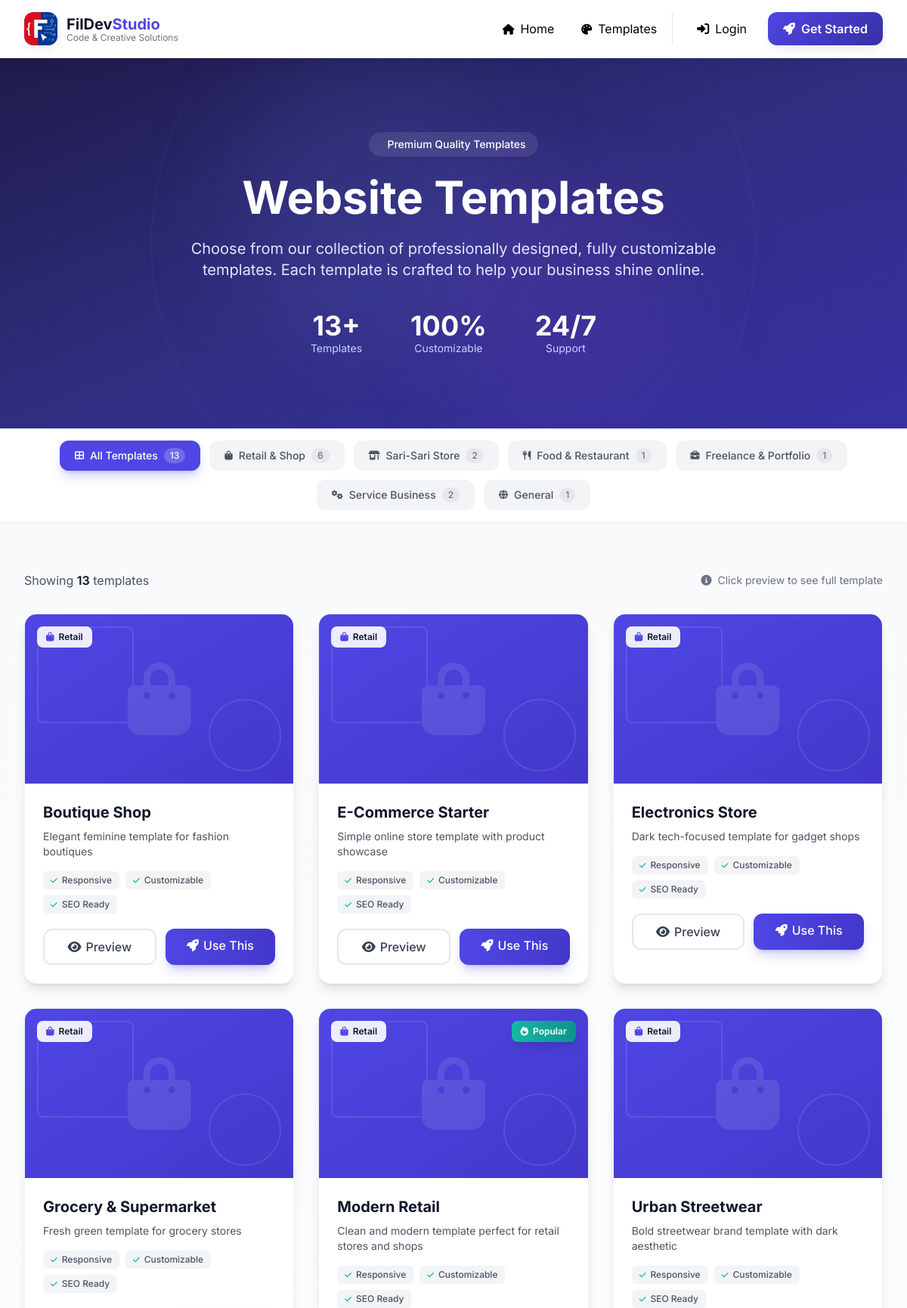
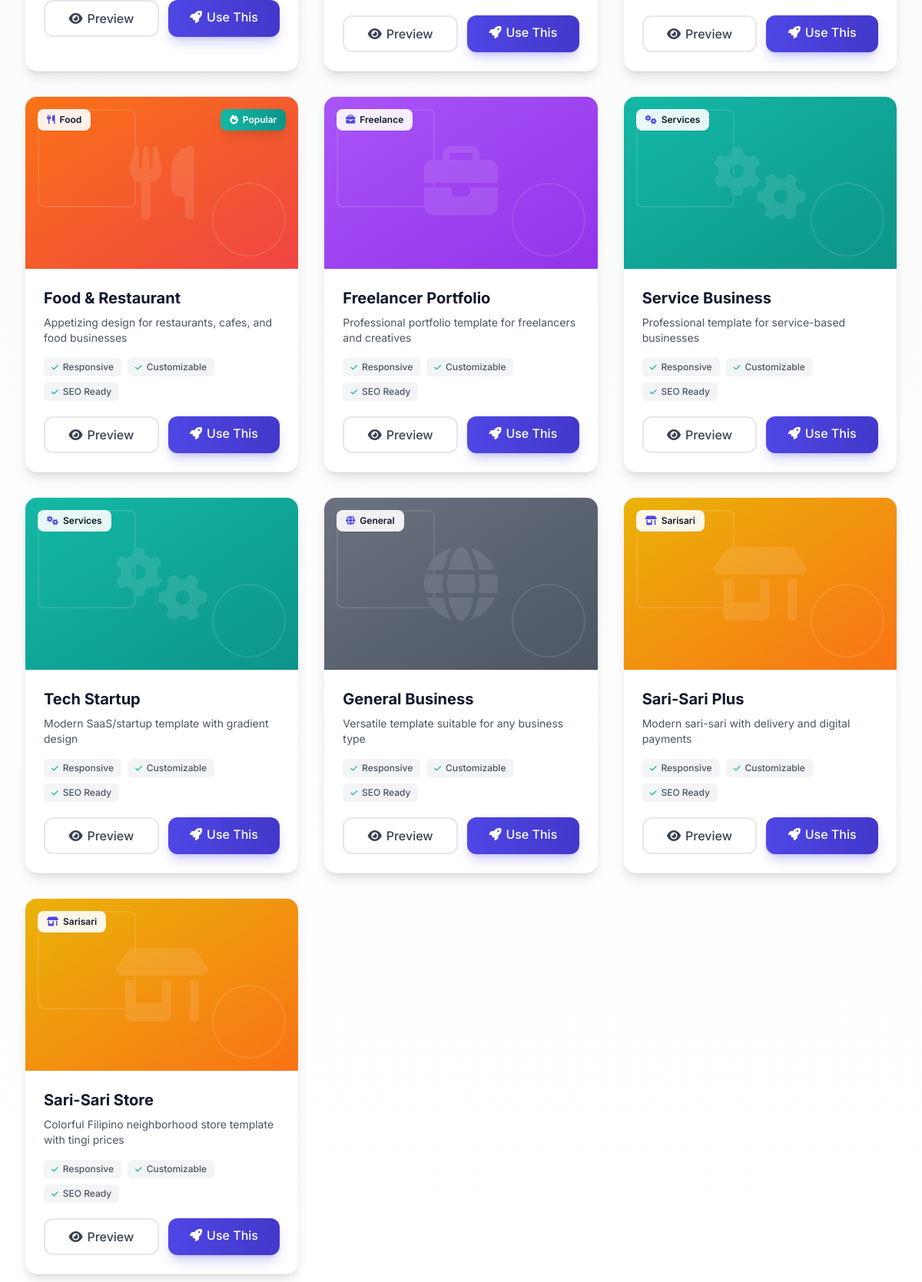
The app's page /templates.php (upper part) with its own data (2 pictures, top to bottom).
### tables this page shows
CREATE TABLE IF NOT EXISTS templates (
    id INT AUTO_INCREMENT PRIMARY KEY,
    name VARCHAR(100) NOT NULL,
    category ENUM('retail', 'food', 'freelance', 'services', 'general', 'sarisari') NOT NULL,
    description TEXT,
    preview_image VARCHAR(255) NOT NULL,
    folder_path VARCHAR(255) NOT NULL,
    is_active BOOLEAN DEFAULT TRUE,
    created_at TIMESTAMP DEFAULT CURRENT_TIMESTAMP,
    updated_at TIMESTAMP DEFAULT CURRENT_TIMESTAMP ON UPDATE CURRENT_TIMESTAMP
);

### includes/functions.php (called while the page is built, shortened)
<?php
function isLoggedIn() {
    return isset($_SESSION['user_id']);
}
?>

### templates.php (the view, shortened to what this page needs)
<?php
require_once 'includes/header.php';
require_once 'includes/functions.php';
try {
    $pdo = getConnection();
    $stmt = $pdo->query("SELECT * FROM templates WHERE is_active = 1 ORDER BY category, name");
    $templates = $stmt->fetchAll();
} catch (Exception $e) {
    $templates = [];
}
$categories = [
    'all' => ['label' => 'All Templates', 'icon' => 'fas fa-th-large', 'count' => count($templates)],
    'retail' => ['label' => 'Retail & Shop', 'icon' => 'fas fa-shopping-bag', 'count' => 0],
    'sarisari' => ['label' => 'Sari-Sari Store', 'icon' => 'fas fa-store-alt', 'count' => 0],
    'food' => ['label' => 'Food & Restaurant', 'icon' => 'fas fa-utensils', 'count' => 0],
    'freelance' => ['label' => 'Freelance & Portfolio', 'icon' => 'fas fa-briefcase', 'count' => 0],
    'services' => ['label' => 'Service Business', 'icon' => 'fas fa-cogs', 'count' => 0],
    'general' => ['label' => 'General', 'icon' => 'fas fa-globe', 'count' => 0]
];
foreach ($templates as $t) {
    if (isset($categories[$t['category']])) {
        $categories[$t['category']]['count']++;
    }
}
$categoryIcons = [
    'retail' => 'fas fa-shopping-bag',
    'sarisari' => 'fas fa-store-alt',
    'food' => 'fas fa-utensils',
    'freelance' => 'fas fa-briefcase',
    'services' => 'fas fa-cogs',
    'general' => 'fas fa-globe'
];
$categoryColors = [
    'retail' => 'from-primary-500 to-primary-600',
    'sarisari' => 'from-yellow-500 to-orange-500',
    'food' => 'from-orange-500 to-red-500',
    'freelance' => 'from-accent-500 to-purple-600',
    'services' => 'from-secondary-500 to-teal-600',
    'general' => 'from-gray-500 to-gray-600'
];
?>
<section class="relative overflow-hidden bg-gradient-to-br from-primary-900 via-primary-800 to-primary-700 py-16 lg:py-24">
    <div class="absolute inset-0 overflow-hidden">
        <div class="absolute top-0 left-1/4 w-96 h-96 bg-primary-400/10 rounded-full blur-3xl"></div>
        <div class="absolute bottom-0 right-1/4 w-80 h-80 bg-accent-500/10 rounded-full blur-3xl"></div>
        <div class="absolute top-1/2 left-1/2 transform -translate-x-1/2 -translate-y-1/2 w-[800px] h-[800px] border border-primary-400/10 rounded-full"></div>
    </div>
    <div class="relative max-w-7xl mx-auto px-4 sm:px-6 lg:px-8">
        <div class="text-center">
            <div class="inline-flex items-center px-4 py-1.5 bg-white/10 backdrop-blur-sm rounded-full mb-6">
                <span class="text-white text-sm font-medium">Premium Quality Templates</span>
            </div>
            <h1 class="text-4xl md:text-5xl lg:text-6xl font-bold text-white mb-6">
                Website Templates
            </h1>
            <p class="text-xl text-primary-100 max-w-3xl mx-auto mb-10">
                Choose from our collection of professionally designed, fully customizable templates.
                Each template is crafted to help your business shine online.
            </p>
            <div class="flex flex-wrap justify-center gap-8 md:gap-16">
                <div class="text-center">
                    <p class="text-4xl font-bold text-white"><?php echo count($templates); ?>+</p>
                    <p class="text-primary-200 text-sm">Templates</p>
                </div>
                <div class="text-center">
                    <p class="text-4xl font-bold text-white">100%</p>
                    <p class="text-primary-200 text-sm">Customizable</p>
                </div>
                <div class="text-center">
                    <p class="text-4xl font-bold text-white">24/7</p>
                    <p class="text-primary-200 text-sm">Support</p>
                </div>
            </div>
        </div>
    </div>
</section>
<section class="sticky top-16 z-40 bg-white/95 backdrop-blur-lg border-b border-gray-100 shadow-sm">
    <div class="max-w-7xl mx-auto px-4 sm:px-6 lg:px-8">
        <div class="py-4">
            <div class="hidden md:flex flex-wrap justify-center gap-3">
                <?php foreach ($categories as $key => $cat): ?>
                    <button class="category-filter group inline-flex items-center px-5 py-2.5 rounded-xl text-sm font-medium transition-all duration-200
                        <?php echo $key === 'all' ? 'bg-primary-500 text-white shadow-lg shadow-primary-500/25' : 'bg-gray-100 text-gray-600 hover:bg-gray-200'; ?>"
                        data-category="<?php echo $key; ?>">
                        <i class="<?php echo $cat['icon']; ?> mr-2 text-xs"></i>
                        <?php echo $cat['label']; ?>
                        <span class="ml-2 px-2 py-0.5 text-xs rounded-full
                            <?php echo $key === 'all' ? 'bg-white/20 text-white' : 'bg-gray-200 text-gray-500 group-hover:bg-gray-300'; ?>">
                            <?php echo $cat['count']; ?>
                        </span>
                    </button>
                <?php endforeach; ?>
            </div>
        </div>
    </div>
</section>
<section class="py-12 lg:py-16 bg-gradient-to-b from-gray-50 to-white">
    <div class="max-w-7xl mx-auto px-4 sm:px-6 lg:px-8">
        <div class="flex items-center justify-between mb-8">
            <p class="text-gray-600">
                Showing <span id="results-count" class="font-semibold text-dark"><?php echo count($templates); ?></span> templates
            </p>
            <div class="flex items-center gap-2 text-sm text-gray-500">
                <i class="fas fa-info-circle"></i>
                <span>Click preview to see full template</span>
            </div>
        </div>
        <div class="grid md:grid-cols-2 lg:grid-cols-3 gap-8" id="templates-grid">
            <?php foreach ($templates as $template):
                $catColor = $categoryColors[$template['category']] ?? 'from-gray-500 to-gray-600';
                $catIcon = $categoryIcons[$template['category']] ?? 'fas fa-globe';
                $features = $template['features'] ?? ['Responsive', 'Customizable', 'SEO Ready'];
            ?>
                <div class="template-card group bg-white rounded-2xl shadow-lg overflow-hidden border border-gray-100 hover:shadow-2xl hover:border-primary-100 transition-all duration-300 hover:-translate-y-1" data-category="<?php echo $template['category']; ?>">
                    <div class="relative h-56 bg-gradient-to-br <?php echo $catColor; ?> overflow-hidden">
                        <div class="absolute inset-0 opacity-10">
                            <div class="absolute top-4 left-4 w-32 h-32 border-2 border-white rounded-lg"></div>
                            <div class="absolute bottom-4 right-4 w-24 h-24 border-2 border-white rounded-full"></div>
                            <div class="absolute top-1/2 left-1/2 transform -translate-x-1/2 -translate-y-1/2">
                            </div>
                        </div>
                        <div class="absolute top-4 left-4 z-10">
                            <span class="inline-flex items-center px-3 py-1.5 bg-white/90 backdrop-blur-sm text-dark text-xs font-semibold rounded-lg shadow-sm capitalize">
                                <i class="<?php echo $catIcon; ?> mr-1.5 text-primary-500"></i>
                                <?php echo $template['category']; ?>
                            </span>
                        </div>
                        <?php if ($template['id'] <= 2): ?>
                        <div class="absolute top-4 right-4 z-10">
                            <span class="inline-flex items-center px-3 py-1.5 bg-gradient-to-r from-secondary-500 to-secondary-600 text-white text-xs font-semibold rounded-lg shadow-lg">
                                <i class="fas fa-fire mr-1.5"></i>Popular
                            </span>
                        </div>
                        <?php endif; ?>
                    </div>
                    <div class="p-6">
                        <h3 class="text-xl font-bold text-dark mb-2 group-hover:text-primary-600 transition-colors">
                            <?php echo htmlspecialchars($template['name']); ?>
                        </h3>
                        <p class="text-gray-600 text-sm mb-4 line-clamp-2">
                            <?php echo htmlspecialchars($template['description']); ?>
                        </p>
                        <div class="flex flex-wrap gap-2 mb-5">
                            <?php foreach ($features as $feature): ?>
                                <span class="inline-flex items-center px-2.5 py-1 bg-gray-100 text-gray-600 text-xs font-medium rounded-md">
                                    <i class="fas fa-check text-secondary-500 mr-1.5 text-[10px]"></i>
                                    <?php echo $feature; ?>
                                </span>
                            <?php endforeach; ?>
                        </div>
                        <div class="flex gap-3">
                            <a href="template-preview.php?id=<?php echo $template['id']; ?>"
                               class="flex-1 text-center border-2 border-gray-200 text-gray-700 px-4 py-2.5 rounded-xl font-medium hover:border-primary-500 hover:text-primary-600 hover:bg-primary-50 transition-all duration-200">
                                <i class="fas fa-eye mr-1.5"></i>Preview
                            </a>
                            <?php if (isLoggedIn()): ?>
                                <a href="client/select-template.php?id=<?php echo $template['id']; ?>"
                                   class="flex-1 text-center bg-gradient-to-r from-primary-500 to-primary-600 text-white px-4 py-2.5 rounded-xl font-medium hover:from-primary-600 hover:to-primary-700 shadow-lg shadow-primary-500/25 transition-all duration-200">
                                    <i class="fas fa-rocket mr-1.5"></i>Use This
                                </a>
                            <?php else: ?>
                                <a href="auth/register.php?template=<?php echo $template['id']; ?>"
                                   class="flex-1 text-center bg-gradient-to-r from-primary-500 to-primary-600 text-white px-4 py-2.5 rounded-xl font-medium hover:from-primary-600 hover:to-primary-700 shadow-lg shadow-primary-500/25 transition-all duration-200">
                                    <i class="fas fa-rocket mr-1.5"></i>Use This
                                </a>
                            <?php endif; ?>
                        </div>
                    </div>
                </div>
            <?php endforeach; ?>
        </div>
    </div>
</section>
<?php require_once 'includes/footer.php'; ?>

### records on screen
templates: name "Food & Restaurant", is_active "1", category "Food", shows "Popular", description "Appetizing design for restaurants, cafes, and food businesses", feature "Responsive", feature "Customizable", feature "SEO Ready"
templates: category "Retail", name "Boutique Shop", description "Elegant feminine template for fashion boutiques", feature "Responsive", feature "Customizable", feature "SEO Ready"
templates: category "Retail", name "E-Commerce Starter", description "Simple online store template with product showcase", feature "Responsive", feature "Customizable", feature "SEO Ready"
templates: category "Retail", name "Electronics Store", description "Dark tech-focused template for gadget shops", feature "Responsive", feature "Customizable", feature "SEO Ready"
templates: category "Retail", name "Grocery & Supermarket", description "Fresh green template for grocery stores", feature "Responsive", feature "Customizable", feature "SEO Ready"
templates: category "Retail", shows "Popular", name "Modern Retail", description "Clean and modern template perfect for retail stores and shops", feature "Responsive", feature "Customizable", feature "SEO Ready"
templates: category "Retail", name "Urban Streetwear", description "Bold streetwear brand template with dark aesthetic", feature "Responsive", feature "Customizable", feature "SEO Ready"
templates: category "Freelance", name "Freelancer Portfolio", description "Professional portfolio template for freelancers and creatives", feature "Responsive", feature "Customizable", feature "SEO Ready"
templates: category "Services", name "Service Business", description "Professional template for service-based businesses", feature "Responsive", feature "Customizable", feature "SEO Ready"
templates: category "Services", name "Tech Startup", description "Modern SaaS/startup template with gradient design", feature "Responsive", feature "Customizable", feature "SEO Ready"
templates: category "General", name "General Business", description "Versatile template suitable for any business type", feature "Responsive", feature "Customizable", feature "SEO Ready"
templates: category "Sarisari", name "Sari-Sari Plus", description "Modern sari-sari with delivery and digital payments", feature "Responsive", feature "Customizable", feature "SEO Ready"
templates: category "Sarisari", name "Sari-Sari Store", description "Colorful Filipino neighborhood store template with tingi prices", feature "Responsive", feature "Customizable", feature "SEO Ready"

### other values on screen
count($templates) "13"
$cat['label'] "All Templates"
$cat['count'] "13"
$cat['label'] "Retail & Shop"
$cat['count'] "6"
$cat['label'] "Sari-Sari Store"
$cat['count'] "2"
$cat['label'] "Freelance & Portfolio"
$cat['count'] "1"
$cat['label'] "Service Business"
$cat['label'] "General"
